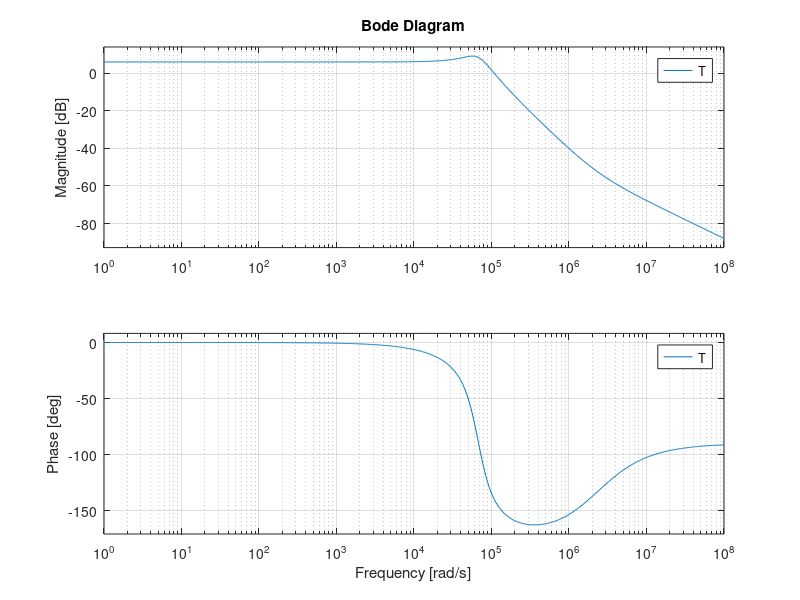

Write the MATLAB code that produced this figure. (Note: this script raises an error after producing the figure.)
close all;clear all;clc
s = tf('s');

Vin =6;
L = 10*1e-6;
C=22*1e-6;
Rload = 1;% or1
RL = 0.068;
Rc = 0.02;
wo = 1/((L*C)^0.5);
wz = 1/(Rc*C);
Q = (1/wo) * (1/(L/(Rload+RL)+C*(Rc+RL*Rload/(RL+Rload))));
Gvd = Vin * (1+s/wz)/(1+s/(Q*wo)+(s/wo)^2);
Hsense = 1;
VM = 3;
T = Hsense*(1/VM)*Gvd;
bode(T,{1,1e8});
grid on;
sisotool(T);